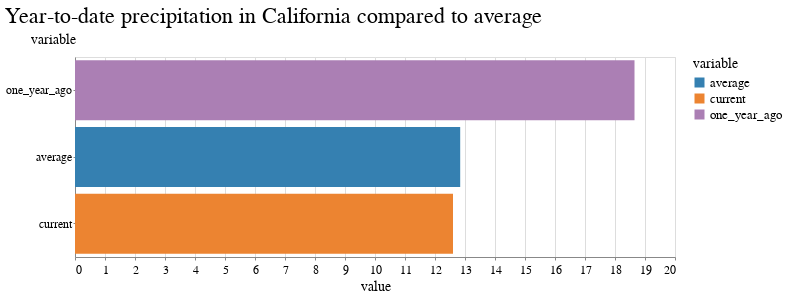

The notebook cell this image was saved under:
### Code cell
alt.Chart(
    pd.melt(gauge, id_vars="date", value_vars=["current","average","one_year_ago"])
).mark_bar().encode(
    x="value",
    y=alt.Y("variable", sort="-x"),
    color="variable"
).properties(
    title="Year-to-date precipitation in California compared to average",
    width=600,
    height=200
)

### Figure 1 — Vega-Lite specification as saved in the notebook (floating-point values rounded to 4 significant figures)
{"config": {"view": {"width": 800, "height": 450}, "background": "#ffffff", "title": {"anchor": "start", "font": "BentonGothic-Bold, sans", "fontColor": "#000000", "fontSize": 22, "fontWeight": "normal"}, "arc": {"fill": "#82c6df"}, "area": {"fill": "#82c6df"}, "line": {"stroke": "#82c6df", "strokeWidth": 3}, "path": {"stroke": "#82c6df"}, "rect": {"fill": "#82c6df"}, "shape": {"stroke": "#82c6df"}, "bar": {"fill": "#82c6df"}, "point": {"stroke": "#82c6df"}, "symbol": {"fill": "#82c6df", "size": 30}, "axis": {"titleFont": "BentonGothic-Bold, sans", "titleFontSize": 14, "titleFontWeight": "normal", "labelFont": "BentonGothic, sans", "labelFontSize": 12, "labelFontWeight": "normal"}, "axisX": {"labelAngle": 0, "labelPadding": 4, "tickSize": 3}, "axisY": {"labelBaseline": "middle", "maxExtent": 45, "minExtent": 45, "tickSize": 2, "titleAlign": "left", "titleAngle": 0, "titleX": -45, "titleY": -11}, "legend": {"titleFont": "BentonGothic-Bold, sans", "titleFontSize": 14, "titleFontWeight": "normal", "symbolType": "square", "labelFont": "BentonGothic, sans", "labelFontSize": 13}, "range": {"category": ["#3580b1", "#ec8431", "#ab7fb4", "#c89d29", "#adc839", "#829eb1"], "diverging": ["#e68a4f", "#f4bb6a", "#f9e39c", "#dadfe2", "#a6b7c6", "#849eae"], "heatmap": ["#fbf2c7", "#f9e39c", "#f8d36e", "#f4bb6a", "#e68a4f", "#d15a40", "#ab4232"], "ordinal": ["#fbf2c7", "#f9e39c", "#f8d36e", "#f4bb6a", "#e68a4f", "#d15a40", "#ab4232"], "ramp": ["#fbf2c7", "#f9e39c", "#f8d36e", "#f4bb6a", "#e68a4f", "#d15a40", "#ab4232"]}}, "data": {"name": "data-33a010df357abcf17909f2f35a99b051"}, "mark": "bar", "encoding": {"color": {"field": "variable", "type": "nominal"}, "x": {"field": "value", "type": "quantitative"}, "y": {"field": "variable", "sort": "-x", "type": "nominal"}}, "height": 200, "title": "Year-to-date precipitation in California compared to average", "width": 600, "$schema": "https://vega.github.io/schema/vega-lite/v4.17.0.json", "datasets": {"data-33a010df357abcf17909f2f35a99b051": [{"date": "2024-02-05T00:00:00", "variable": "current", "value": 12.6}, {"date": "2024-02-05T00:00:00", "variable": "average", "value": 12.84}, {"date": "2024-02-05T00:00:00", "variable": "one_year_ago", "value": 18.65}]}}
